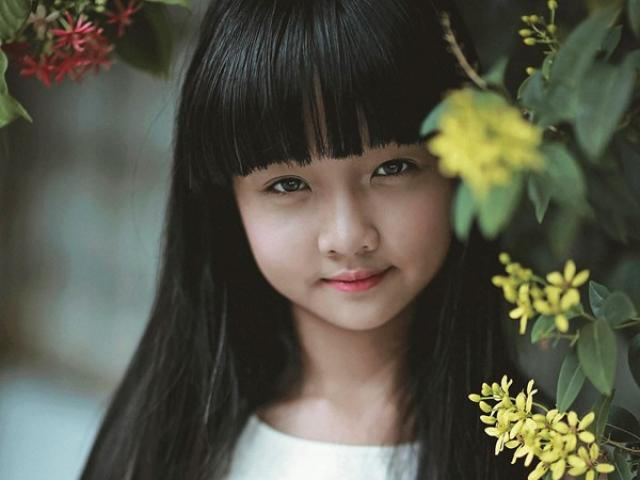
#> input picture image.jpg, 640 x 480 px
$ python detect_face_image.py --image image.jpg
#> lines starting #> are read from the running program, lines starting #| are printed output that depends on the picture; after the words box and inside, x2 and y2 are one past the last pixel; in counts of white or black regions, pixels touching at a corner belong together
import cv2
import numpy as np
import argparse

# Get user supplied values
ap = argparse.ArgumentParser()
ap.add_argument("-i", "--image", required=True, help="Path to the image")
args = vars(ap.parse_args())

cascPath = "haarcascade_frontalface_default.xml"

# Create the haar cascade
faceCascade = cv2.CascadeClassifier(cascPath)

# Read the image
image = cv2.imread(args["image"])
#> image is the input picture: shape (480, 640, 3); mean B, G, R 71.6, 85.7, 85.7
cv2.imshow("Original", image)
gray = cv2.cvtColor(image, cv2.COLOR_BGR2GRAY)
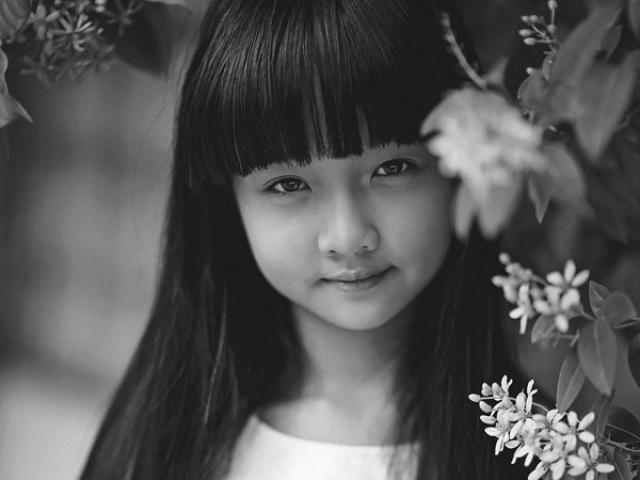
#> gray: shape (480, 640); min 3, max 252, mean 84.1

#cv2.imshow("Gray",gray)

gray1 = np.copy(gray)

# [6 lines of commented-out code are left out]


blurred = cv2.GaussianBlur(gray1, (5, 5), 0)

#cv2.imshow("Blured", blurred)

eroded = cv2.erode(gray1.copy(), None, iterations=5)
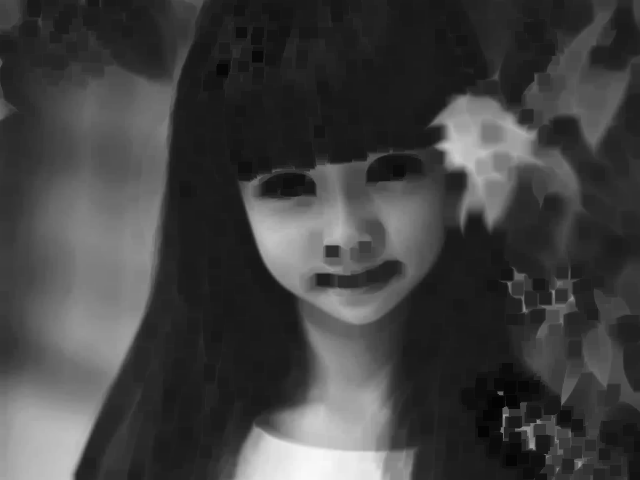
#> eroded: shape (480, 640); min 3, max 248, mean 65.1
#cv2.imshow("erode", eroded)

# Detect faces in the image
faces = faceCascade.detectMultiScale(
    eroded,
    scaleFactor = 1.05,
    minNeighbors = 5,
    minSize = (30, 30),
    flags = cv2.CASCADE_SCALE_IMAGE
)
#> faces = [[224, 101, 233, 233]]

print("Found {0} faces!".format(len(faces)))
#| Found 1 faces!

# Draw a rectangle around the faces
for (x, y, w, h) in faces:
    cv2.rectangle(image, (x, y), (x + w, y + h), (0, 255, 0), 2)
#> this loop made 1 pass
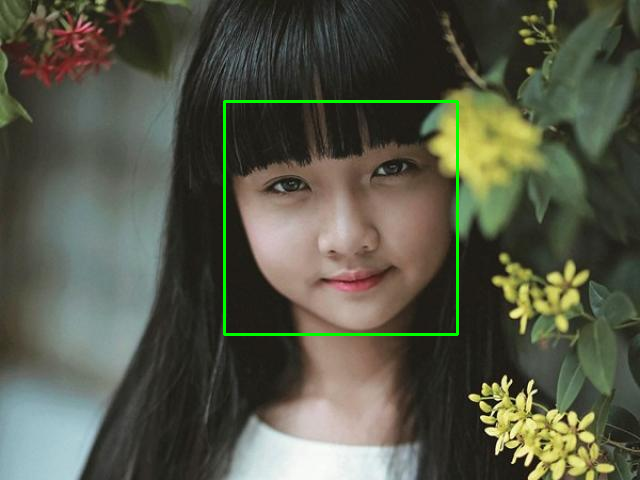
#> image: shape (480, 640, 3); 0.91% of pixels changed, all inside (x1, y1, x2, y2) = (223, 100, 459, 336)

height, width, channels = image.shape
#> height = 480; width = 640; channels = 3
print(height)
#| 480
print(width)
#| 640
print(channels)
#| 3

cv2.imwrite("output.jpg", image)

cv2.imshow("{0} Faces found".format(len(faces)), image)
cv2.waitKey(0)
